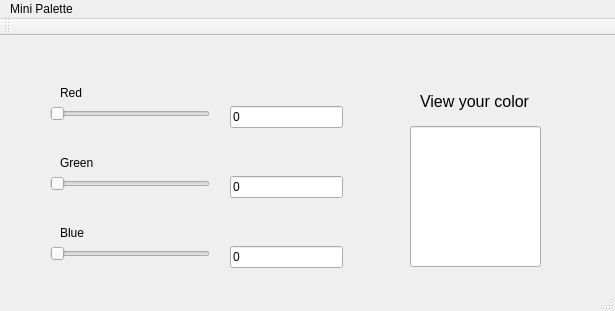
<?xml version="1.0" encoding="UTF-8"?>
<ui version="4.0">
 <class>MiniPalette</class>
 <widget class="QMainWindow" name="MiniPalette">
  <property name="geometry">
   <rect>
    <x>0</x>
    <y>0</y>
    <width>615</width>
    <height>311</height>
   </rect>
  </property>
  <property name="windowTitle">
   <string>MiniPalette</string>
  </property>
  <widget class="QWidget" name="centralWidget">
   <widget class="QSlider" name="redSlider">
    <property name="geometry">
     <rect>
      <x>50</x>
      <y>70</y>
      <width>160</width>
      <height>16</height>
     </rect>
    </property>
    <property name="orientation">
     <enum>Qt::Horizontal</enum>
    </property>
   </widget>
   <widget class="QLineEdit" name="redText">
    <property name="geometry">
     <rect>
      <x>230</x>
      <y>70</y>
      <width>113</width>
      <height>22</height>
     </rect>
    </property>
    <property name="text">
     <string>0</string>
    </property>
   </widget>
   <widget class="QLabel" name="redLabel">
    <property name="geometry">
     <rect>
      <x>60</x>
      <y>50</y>
      <width>59</width>
      <height>14</height>
     </rect>
    </property>
    <property name="text">
     <string>Red</string>
    </property>
   </widget>
   <widget class="QLabel" name="greenLabel">
    <property name="geometry">
     <rect>
      <x>60</x>
      <y>120</y>
      <width>59</width>
      <height>14</height>
     </rect>
    </property>
    <property name="text">
     <string>Green</string>
    </property>
   </widget>
   <widget class="QSlider" name="greenSlider">
    <property name="geometry">
     <rect>
      <x>50</x>
      <y>140</y>
      <width>160</width>
      <height>16</height>
     </rect>
    </property>
    <property name="orientation">
     <enum>Qt::Horizontal</enum>
    </property>
   </widget>
   <widget class="QLineEdit" name="greenText">
    <property name="geometry">
     <rect>
      <x>230</x>
      <y>140</y>
      <width>113</width>
      <height>22</height>
     </rect>
    </property>
    <property name="text">
     <string>0</string>
    </property>
   </widget>
   <widget class="QLineEdit" name="blueText">
    <property name="geometry">
     <rect>
      <x>230</x>
      <y>210</y>
      <width>113</width>
      <height>22</height>
     </rect>
    </property>
    <property name="text">
     <string>0</string>
    </property>
   </widget>
   <widget class="QSlider" name="blueSlider">
    <property name="geometry">
     <rect>
      <x>50</x>
      <y>210</y>
      <width>160</width>
      <height>16</height>
     </rect>
    </property>
    <property name="orientation">
     <enum>Qt::Horizontal</enum>
    </property>
   </widget>
   <widget class="QLabel" name="blueLabel">
    <property name="geometry">
     <rect>
      <x>60</x>
      <y>190</y>
      <width>59</width>
      <height>14</height>
     </rect>
    </property>
    <property name="text">
     <string>Blue</string>
    </property>
   </widget>
   <widget class="QLineEdit" name="colorViewer">
    <property name="geometry">
     <rect>
      <x>410</x>
      <y>90</y>
      <width>131</width>
      <height>141</height>
     </rect>
    </property>
    <property name="dragEnabled">
     <bool>false</bool>
    </property>
    <property name="readOnly">
     <bool>true</bool>
    </property>
   </widget>
   <widget class="QLabel" name="hint">
    <property name="geometry">
     <rect>
      <x>420</x>
      <y>50</y>
      <width>141</width>
      <height>31</height>
     </rect>
    </property>
    <property name="font">
     <font>
      <pointsize>12</pointsize>
     </font>
    </property>
    <property name="text">
     <string>View your color</string>
    </property>
   </widget>
  </widget>
  <widget class="QMenuBar" name="menuBar">
   <property name="geometry">
    <rect>
     <x>0</x>
     <y>0</y>
     <width>615</width>
     <height>19</height>
    </rect>
   </property>
   <widget class="QMenu" name="menuMini_Palette">
    <property name="title">
     <string>Mini Palette</string>
    </property>
   </widget>
   <addaction name="menuMini_Palette"/>
  </widget>
  <widget class="QToolBar" name="mainToolBar">
   <attribute name="toolBarArea">
    <enum>TopToolBarArea</enum>
   </attribute>
   <attribute name="toolBarBreak">
    <bool>false</bool>
   </attribute>
  </widget>
  <widget class="QStatusBar" name="statusBar"/>
 </widget>
 <layoutdefault spacing="6" margin="11"/>
 <resources/>
 <connections/>
</ui>
